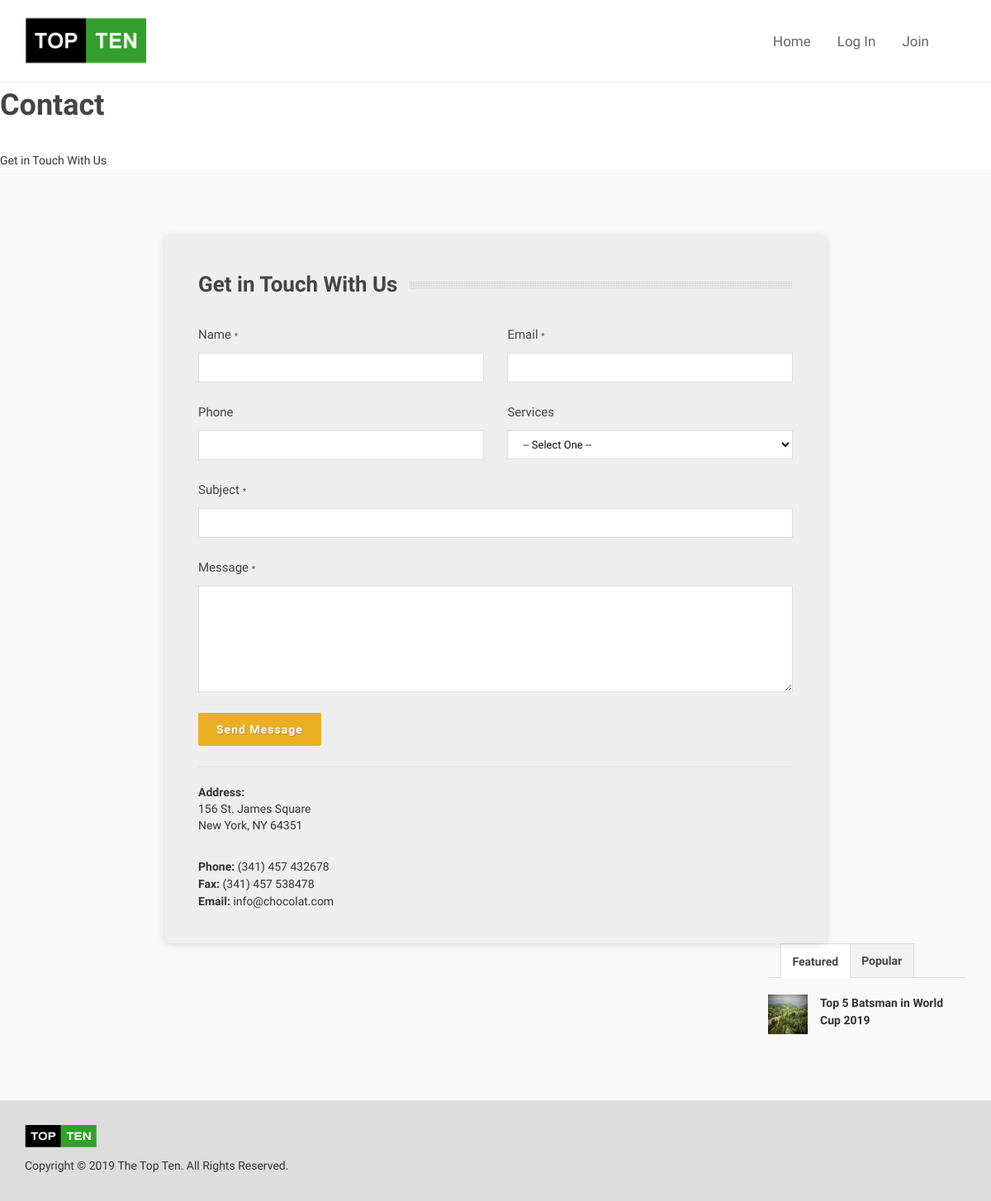
Page /contact/ on the committed database.
### blog_app/models.py (models this page shows, shortened)
class Post(models.Model):
    post_title = models.CharField(max_length=250)
    slug = AutoSlugField(populate_from='post_title', always_update=True, unique_with=['create_date__month'])
    long_desc = RichTextField(verbose_name="Long Description")
    post_img = models.ImageField(upload_to='images/', null=True)
    category = models.ManyToManyField("Category")
    create_date = models.DateTimeField(auto_now_add=True, null=True)
    create_by = models.ForeignKey(User, editable=False, null=True, blank=True, on_delete=models.SET_NULL)
    update_date = models.DateTimeField(auto_now=True, null=True)
    class Meta:
        verbose_name = 'Post'
        verbose_name_plural = 'Posts'

### config_app/models.py (models this page shows, shortened)
class SiteConfig(models.Model):
    site_logo = models.ImageField(upload_to='images/', null=True, blank=True)
    title = models.CharField(max_length=100, default="")
    meta_title = models.CharField(max_length=200, default="")
    meta_description = models.TextField(default="")
    meta_keyword = models.TextField(default="")
    email = models.CharField(max_length=100, default="")
    facebook_url = models.CharField(max_length=300, default="")
    twitter_url = models.CharField(max_length=300, default="")
    google_plus_url = models.CharField(max_length=300, default="")
    youtube_url = models.CharField(max_length=300, default="")
    copyrights = models.CharField(max_length=200)
    create_date = models.DateTimeField(auto_now_add=True, null=True)
    update_date = models.DateTimeField(auto_now=True, null=True)
    class Meta:
        verbose_name = 'Site Configuration'
        verbose_name_plural = 'Site Configuration'

### blog_app/views.py (the view)
# urls.py: path('contact/', contact, name='contact'),
def contact(request):
    template = 'blog_app/contact.html'
    title = 'Contact | Chocolat'
    context = {'title': title}
    return render(request, template, context)

### blog_app/context_processors.py (called while the page is built)
def sidebar_post(request):
    featured = Post.objects.filter(category__slug='featured').order_by("-create_date")[:5]
    popluar = Post.objects.all().order_by("-create_date")[:5]
    recent = Post.objects.all().order_by("-create_date")[:5]
    context = {
        'featured_posts': featured,
        'popluar_posts': popluar,
        'recent_posts': recent
    }
    return context

def site_setting(request):
    try:
        setting = SiteConfig.objects.all().order_by('-id')[0]
    except:
        setting = None
    context = {'setting': setting}
    return context

### blog_app/templates/blog_app/contact.html (shortened to what this page needs)
{% extends 'blog_app/base.html' %}
{% load static %}
{% block page-title %}
    <h1>Contact</h1>
    <span>Get in Touch With Us</span>
    <ol class="breadcrumb">
        <li><a href="#">Home</a></li>
        <li class="active">Contact</li>
    </ol>
{% endblock page-title %}
{% block content %}
<div id="contact-form-overlay" class="clearfix bgcolor-grey">
    <div class="fancy-title title-dotted-border">
        <h3>Get in Touch With Us</h3>
    </div>
    <form class="nobottommargin" id="template-contactform" name="template-contactform" action="include/sendemail.php" method="post">
        <div class="col_half">
            <label for="template-contactform-name">Name <small>*</small></label>
            <input type="text" id="template-contactform-name" name="template-contactform-name" value="" class="sm-form-control required" />
        </div>
        <div class="col_half col_last">
            <label for="template-contactform-email">Email <small>*</small></label>
            <input type="email" id="template-contactform-email" name="template-contactform-email" value="" class="required email sm-form-control" />
        </div>
        <div class="col_half">
            <label for="template-contactform-phone">Phone</label>
            <input type="text" id="template-contactform-phone" name="template-contactform-phone" value="" class="sm-form-control" />
        </div>
        <div class="col_half col_last">
            <label for="template-contactform-service">Services</label>
            <select id="template-contactform-service" name="template-contactform-service" class="sm-form-control">
                <option value="">-- Select One --</option>
            </select>
        </div>
        <div class="col_full">
            <label for="template-contactform-subject">Subject <small>*</small></label>
            <input type="text" id="template-contactform-subject" name="template-contactform-subject" value="" class="required sm-form-control" />
        </div>
        <div class="col_full">
            <label for="template-contactform-message">Message <small>*</small></label>
            <textarea class="required sm-form-control" id="template-contactform-message" name="template-contactform-message" rows="6" cols="30"></textarea>
        </div>
        <div class="col_full">
            <button class="btn button nomargin" type="submit" id="template-contactform-submit" name="template-contactform-submit" value="submit">Send Message</button>
        </div>
    </form>
    <div class="line"></div>
    <div class="col_one_third nobottommargin notopmargin">
        <address>
            <strong>Address:</strong><br>
            156 St. James Square<br>
            New York, NY 64351<br>
        </address>
        <strong>Phone:</strong> (341) 457 432678<br>
        <strong>Fax:</strong> (341) 457 538478<br>
        <strong>Email:</strong> info@chocolat.com
    </div>
</div>
{% endblock content %}

### blog_app/templates/blog_app/base.html (shortened to what this page needs)
<!DOCTYPE html>
{% load static %}
<html dir="ltr" lang="en-US">
<head>
    {% include 'blog_app/head.html' %}
</head>
<body class="stretched">
    <div id="wrapper" class="clearfix">
        {% include 'blog_app/header.html' %}
        {% block page-title %}
        {% endblock page-title %}
        <section id="content">
            <div class="content-wrap bgcolor-grey-light">
                <div class="container clearfix">
                        {% block content %}
                        {% endblock content %}
                        {% block sidebar %}
                            <div class="sidebar nobottommargin col_last clearfix">
                                <div class="sidebar-widgets-wrap">
                                    <div class="widget clearfix">
                                        <div class="tabs nobottommargin clearfix" id="sidebar-tabs">
                                            <ul class="tab-nav clearfix">
                                                <li><a href="#tabs-1">Featured</a></li>
                                                <li><a href="#tabs-2">Popular</a></li>
                                            </ul>
                                            <div class="tab-container">
                                                <div class="tab-content clearfix" id="tabs-1">
                                                    <div id="popular-post-list-sidebar">
                                                        {% for featured in featured_posts %}
                                                        <div class="spost clearfix">
                                                            <div class="entry-image">
                                                                <a href="#" class="nobg"><img src="{{ featured.post_img.url }}" alt=""></a>
                                                            </div>
                                                            <div class="entry-c">
                                                                <div class="entry-title">
                                                                    <h4><a href="{% url 'blog_app:single' featured.slug %}">{{ featured.post_title|truncatechars:50 }}</a></h4>
                                                                </div>
                                                            </div>
                                                        </div>
                                                        {% endfor %}
                                                    </div>
                                                </div>
                                            </div>
                                        </div>
                                    </div>
                                </div>
                            </div>
                        {% endblock sidebar %}
                </div>
            </div>
        </section>
<footer id="footer" class="footer">
    <div id="copyrights">
        <div class="container clearfix">
            <div class="col_half">
                <img src="{% static 'images/logo/footer-logo.png' %}" alt="" class="footer-logo standard-logo">
                {{ setting.copyrights }}
            </div>
            <div class="col_half col_last tright">
                <br>
                <div class="fright clearfix">
                    <a href="{{ setting.facebook_url }}" class="social-icon si-small si-borderless nobottommargin si-facebook">
                    </a>
                    <a href="{{ setting.twitter_url }}" class="social-icon si-small si-borderless nobottommargin si-twitter">
                    </a>
                    <a href="{{ setting.google_plus_url }}" class="social-icon si-small si-borderless nobottommargin si-gplus">
                    </a>
                    <a href="{{ setting.youtube_url }}" class="social-icon si-small si-borderless nobottommargin si-youtube">
                    </a>
                </div>
            </div>
        </div>
    </div>
</footer>
    </div>
</body>
</html>

### blog_app/static/css/overwrite.css (style rules this page uses)
.line { margin:5px 0 20px !important; }
ul.tab-nav li a { padding: 0 13.5px !important; }

### rows in the picture
Post: post_img (picture), post_title "Top 5 Batsman in World Cup 2019"
SiteConfig: copyrights "Copyright © 2019 The Top Ten. All Rights Reserved."
